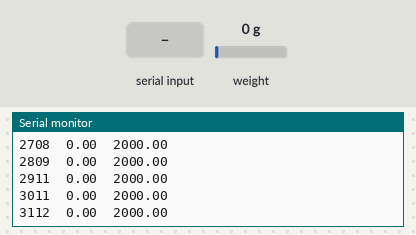
The sketch below on a simulated Arduino Uno, built with avr-gcc and run on an emulated ATmega328P. On the bench: the last lines printed to the serial monitor. Inputs (shaded band) come from the test bench; at power-on: weight on the scale 0 g.

Above: at 3.2 s.
3.3 s: weight on the scale set to 100 g
At 3.34 s:
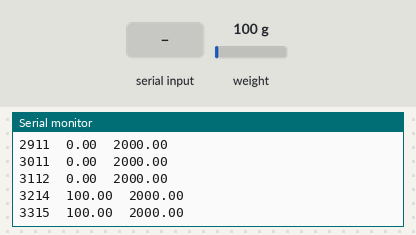
6.3 s: "+" received over Serial
At 7.47 s:
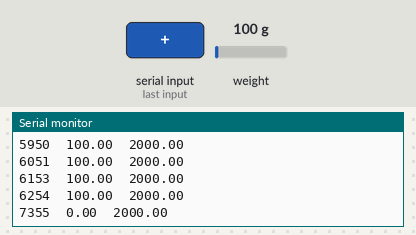
7.8 s: "a" received over Serial
At 8.98 s:
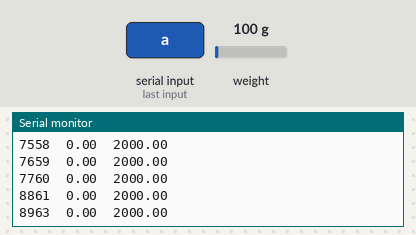
9.3 s: weight on the scale set to 1250 g
At 11.72 s:
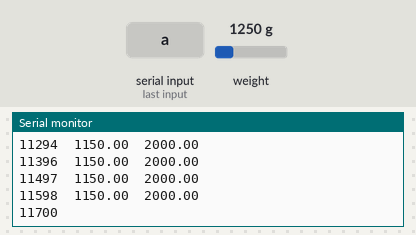
Timing chart, 0 to 11.8 s (numbered marks = the images above; inputs shaded):
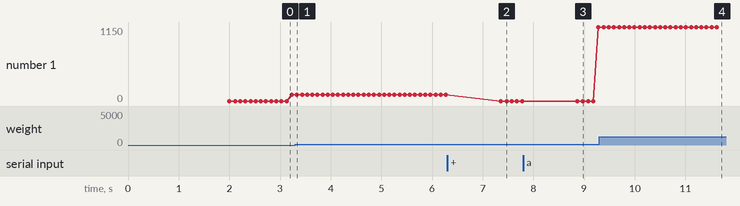

The sketch:

arduino_send.ino
```cpp
#include <HX711.h>

/*
 Example using the SparkFun HX711 breakout board with a scale
 By: Nathan Seidle
 SparkFun Electronics
 Date: November 19th, 2014
 License: This code is public domain but you buy me a beer if you use this and we meet someday (Beerware license).

 This is the calibration sketch. Use it to determine the calibration_factor that the main example uses. It also
 outputs the zero_factor useful for projects that have a permanent mass on the scale in between power cycles.

 Setup your scale and start the sketch WITHOUT a weight on the scale
 Once readings are displayed place the weight on the scale
 Press +/- or a/z to adjust the calibration_factor until the output readings match the known weight
 Use this calibration_factor on the example sketch

 This example assumes pounds (lbs). If you prefer kilograms, change the Serial.print(" lbs"); line to kg. The
 calibration factor will be significantly different but it will be linearly related to lbs (1 lbs = 0.453592 kg).

 Your calibration factor may be very positive or very negative. It all depends on the setup of your scale system
 and the direction the sensors deflect from zero state
 This example code uses bogde's excellent library: https://github.com/bogde/HX711
 bogde's library is released under a GNU GENERAL PUBLIC LICENSE
 Arduino pin 2 -> HX711 CLK
 3 -> DOUT
 5V -> VCC
 GND -> GND

 Most any pin on the Arduino Uno will be compatible with DOUT/CLK.

 The HX711 board can be powered from 2.7V to 5V so the Arduino 5V power should be fine.

*/

#include "HX711.h"

#define DOUT  3
#define CLK  2

HX711 scale;

float calibration_factor = 2000; //-7050 worked for my 440lb max scale setup
float offset = 0;

void setup() {
  Serial.begin(9600);
  // Serial.println("HX711 calibration sketch");
  // Serial.println("Remove all weight from scale");
  // Serial.println("After readings begin, place known weight on scale");
  // Serial.println("Press + or a to increase calibration factor");
  // Serial.println("Press - or z to decrease calibration factor");

  scale.begin(DOUT, CLK);
  scale.set_scale(calibration_factor);
  scale.set_offset(offset);
  scale.tare(); //Reset the scale to 0

  long zero_factor = scale.read_average(); //Get a baseline reading
  // Serial.print("Zero factor: "); //This can be used to remove the need to tare the scale. Useful in permanent scale projects.
  // Serial.println(zero_factor);
}

void loop() {

  //scale.set_scale(calibration_factor); //Adjust to this calibration factor

  // Serial.print("Reading: ");
  // Serial.print(scale.get_units(), 1);
  // Serial.print(" kg"); //Change this to kg and re-adjust the calibration factor if you follow SI units like a sane person
  // Serial.print(" calibration_factor: ");
  // Serial.print(calibration_factor);
  // Serial.println();
  Serial.print(millis());
  Serial.print("\t");
  Serial.print(scale.get_units(), 2);
  Serial.print("\t");
  Serial.print(calibration_factor);
  Serial.println();


  if(Serial.available())
  {
    char temp = Serial.read();
    if(temp == '+' || temp == 'a')
      scale.tare();
  }
}
```

Measured:
- after the input at 3.3 s, the serial monitor: prints a new line at once (image 1)
- after the input at 6.3 s, the serial monitor: prints a new line after 1.1 s (image 2)
- after the input at 7.8 s, the serial monitor: prints a new line after 1.1 s (image 3)
- after the input at 9.3 s, the serial monitor: prints a new line after 0.09 s (image 4)
- plotted number 1: 100 → 0 after the input at 6.3 s, 0 → 1150 after the input at 7.8 s
